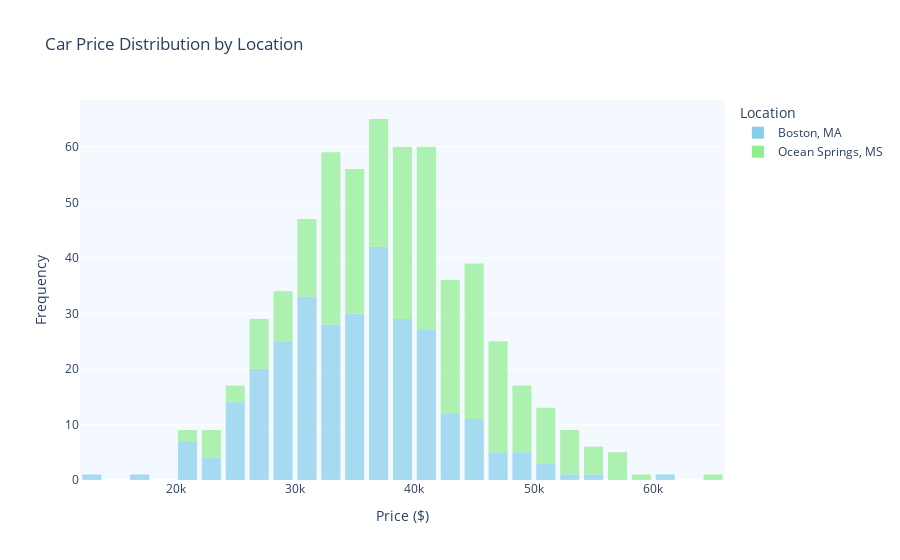

The notebook cell saved with this chart:
### Code cell
import plotly.express as px
import pandas as pd
import numpy as np

# Set random seed for reproducibility
np.random.seed(42)

# Create sample data
boston_prices = np.random.normal(35000, 7000, 300)
ocean_springs_prices = np.random.normal(40000, 8000, 300)

# Create DataFrame
tc_vroom = pd.DataFrame({
    'Price': np.concatenate([boston_prices, ocean_springs_prices]),
    'Location': ['Boston, MA'] * 300 + ['Ocean Springs, MS'] * 300
})

# Create histogram with plotly
fig = px.histogram(
    tc_vroom,
    x='Price',
    color='Location',
    nbins=40,
    title='Car Price Distribution by Location',
    color_discrete_map={'Boston, MA': 'skyblue', 'Ocean Springs, MS': 'lightgreen'},
    opacity=0.7
)

# Update layout
fig.update_layout(
    xaxis_title='Price ($)',
    yaxis_title='Frequency',
    bargap=0.2,
    legend_title='Location',
    plot_bgcolor='rgba(240, 248, 255, 0.8)'  # Light blue background matching the image
)

# Save the figure as HTML (this will work without kaleido)
fig.write_html("car_price_distribution.html")

#Show figure in browser
fig.show()

### Figure 1 — Plotly figure (JSON) as saved in the notebook; plotly's stock layout.template omitted (floating-point values rounded to 4 significant figures; data arrays with more than 128 entries replaced by an {"elided": "..."} marker saying what was removed)
{"data": [{"bingroup": "x", "hovertemplate": "Location=Boston, MA<br>Price=%{x}<br>count=%{y}<extra></extra>", "legendgroup": "Boston, MA", "marker": {"color": "skyblue", "opacity": 0.7, "pattern": {"shape": ""}}, "name": "Boston, MA", "nbinsx": 40, "orientation": "v", "showlegend": true, "type": "histogram", "x": {"elided": "300 float values"}, "xaxis": "x", "yaxis": "y"}, {"bingroup": "x", "hovertemplate": "Location=Ocean Springs, MS<br>Price=%{x}<br>count=%{y}<extra></extra>", "legendgroup": "Ocean Springs, MS", "marker": {"color": "lightgreen", "opacity": 0.7, "pattern": {"shape": ""}}, "name": "Ocean Springs, MS", "nbinsx": 40, "orientation": "v", "showlegend": true, "type": "histogram", "x": {"elided": "300 float values"}, "xaxis": "x", "yaxis": "y"}], "layout": {"bargap": 0.2, "barmode": "relative", "legend": {"title": {"text": "Location"}, "tracegroupgap": 0}, "plot_bgcolor": "rgba(240, 248, 255, 0.8)", "title": {"text": "Car Price Distribution by Location"}, "xaxis": {"anchor": "y", "domain": [0, 1], "title": {"text": "Price ($)"}}, "yaxis": {"anchor": "x", "domain": [0, 1], "title": {"text": "Frequency"}}}}
